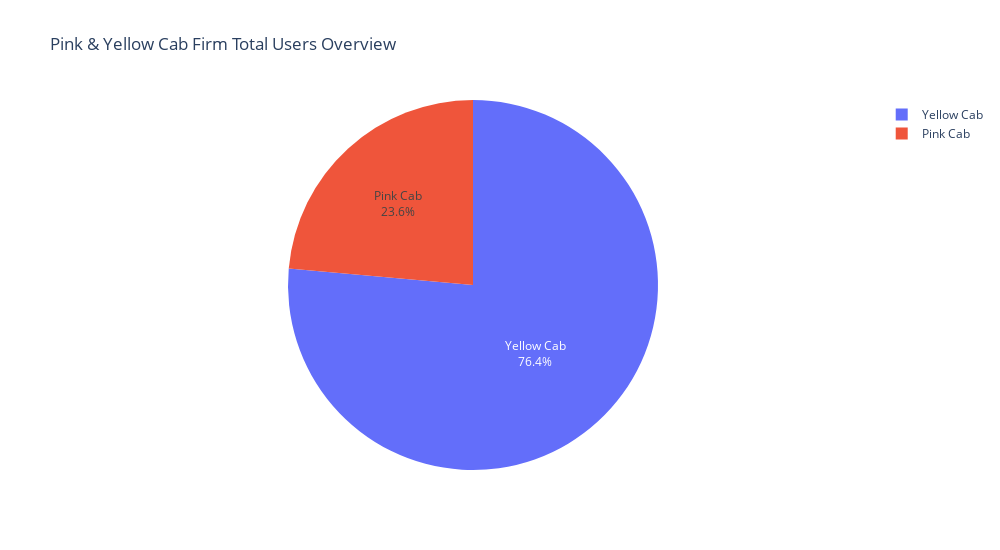

Notebook code cell kept with this figure:
### Markdown cell above
# Inferential Data Analysis

### Code cell
data0 = MasterData.groupby("Company").count()

fig1 = px.pie(data0, values=data0.Users, names=data0.index ,title="Pink & Yellow Cab Firm Total Users Overview")
fig1.update_traces(
                        textposition='inside',
                        textinfo='percent+label'
                        )
fig1.update_layout( width = 1000 , height = 550 )

### Figure 1 — Plotly figure (JSON) as saved in the notebook; plotly's stock layout.template omitted (floating-point values rounded to 4 significant figures)
{"data": [{"domain": {"x": [0, 1], "y": [0, 1]}, "hoverlabel": {"namelength": 0}, "hovertemplate": "label=%{label}<br>Users=%{value}", "labels": ["Pink Cab", "Yellow Cab"], "legendgroup": "", "name": "", "showlegend": true, "textinfo": "percent+label", "textposition": "inside", "type": "pie", "values": [84711, 274681]}], "layout": {"height": 550, "legend": {"tracegroupgap": 0}, "title": {"text": "Pink & Yellow Cab Firm Total Users Overview"}, "width": 1000}}
